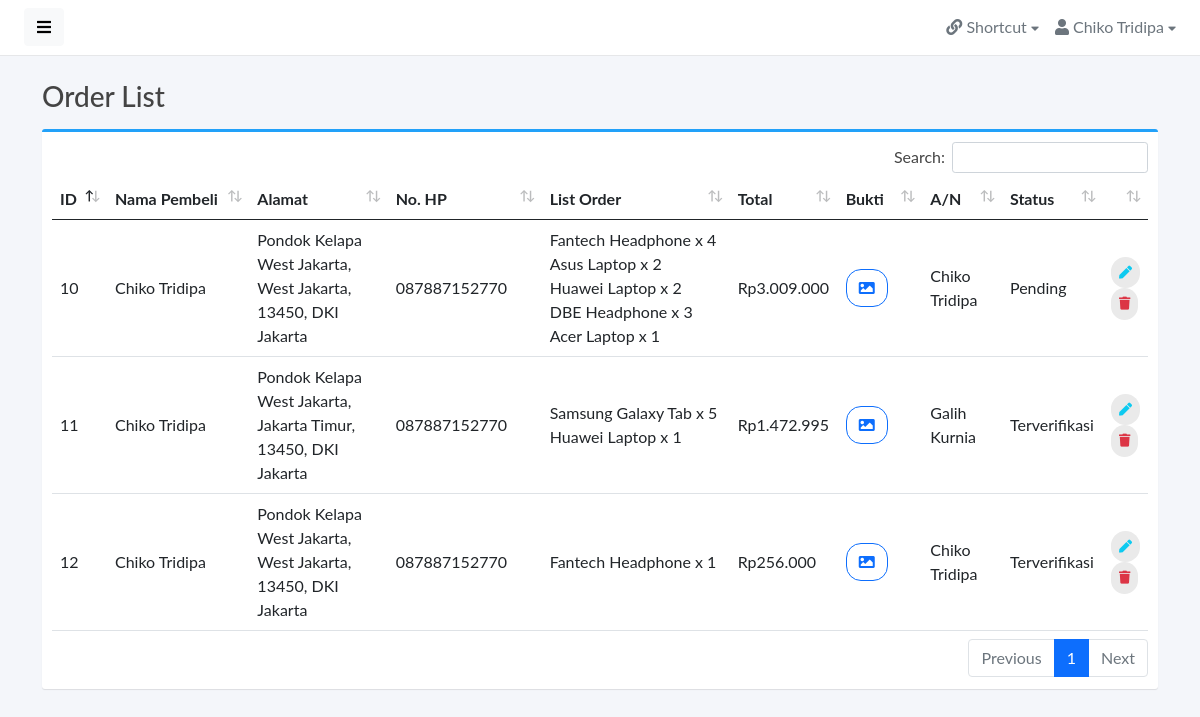
Page /back-end/admin/orderlist.php (signed in) on the committed database.
### tables this page shows
CREATE TABLE `user_account` (
  `id` int(11) NOT NULL,
  `user_role` varchar(32) NOT NULL,
  `nama_depan` varchar(32) NOT NULL,
  `nama_belakang` varchar(32) NOT NULL,
  `nomor_telepon` varchar(32) NOT NULL,
  `email` varchar(64) NOT NULL,
  `username` varchar(64) NOT NULL,
  `password` varchar(255) NOT NULL
);

CREATE TABLE `orderlist` (
  `id` int(11) NOT NULL,
  `userid` int(64) NOT NULL,
  `nama` varchar(64) NOT NULL,
  `order_list` varchar(255) NOT NULL,
  `total` int(64) NOT NULL,
  `provinsi` varchar(64) NOT NULL,
  `alamat` varchar(128) NOT NULL,
  `nomortelepon` varchar(16) NOT NULL,
  `email` varchar(64) NOT NULL,
  `buktipembayaran` varchar(64) NOT NULL,
  `atasnama` varchar(64) NOT NULL,
  `orderstatus` varchar(32) NOT NULL
);

CREATE TABLE `productlist` (
  `id` int(11) NOT NULL,
  `nama_product` varchar(32) NOT NULL,
  `deskripsi_product` varchar(128) NOT NULL,
  `harga_product` int(32) NOT NULL,
  `gambar_product` varchar(128) NOT NULL
);

### back-end/admin/php/functions.php (called while the page is built, shortened)
<?php
$dbHost             = 'localhost';
$dbName             = 'gadgetnfo';
$dbUser             = 'root';
$dbPass             = 'muhaya#@123';
$host               = mysqli_connect($dbHost, $dbUser, $dbPass, $dbName);
$orderlistQuery     = mysqli_query($host, "SELECT * FROM orderlist") or die(mysqli_error($host));
function explode_all($data1)
{
    $data   = explode(",", $data1);
    $count  = count($data);
    $result = array();
    for ($i = 0; $i < $count; $i++) {
        for ($x = 0; $x <= 1; $x++) {
            $indexdata = ($i * 2) + $x;
            if ($indexdata < $count) {
                $result[$i][$x] = $data[$indexdata];
            }
        }
    }
    return $result;
}
function getInfo($typeInfo)
{
    global $host;
    if (isset($_SESSION['login'])) {
        $usernameoremail    = $_SESSION["username"];
        $namadepanquery     = mysqli_query($host, "SELECT * FROM user_account WHERE username = '$usernameoremail' or email = '$usernameoremail'");
        $data               = mysqli_fetch_assoc($namadepanquery);
        $id                 = $data['id'];
        $role               = $data['user_role'];
        $namaDepan          = $data['nama_depan'];
        $namaBelakang       = $data['nama_belakang'];
        $nama               = $namaDepan . " " . $namaBelakang;
        switch ($typeInfo) {
            case 'id':
                return $id;
                break;
            case 'role':
                return $role;
                break;
            case 'nama':
                return $nama;
                break;
        }
    }
}

### back-end/admin/orderlist.php (the view, shortened to what this page needs)
<?php
include 'php/functions.php';
?>
<!Doctype html>
<html lang="en">
<head>
    <link href="assets/vendor/fontawesome/css/fontawesome.min.css" rel="stylesheet">
    <link href="assets/vendor/fontawesome/css/solid.min.css" rel="stylesheet">
    <link href="assets/vendor/fontawesome/css/brands.min.css" rel="stylesheet">
    <link href="assets/vendor/bootstrap/css/bootstrap.min.css" rel="stylesheet">
    <link href="assets/vendor/datatables/datatables.min.css" rel="stylesheet">
    <link href="assets/css/master.css" rel="stylesheet">
    <link href="assets/css/style.css" rel="stylesheet">
</head>
<body>
    <div class="wrapper">
        <div id="body" class="active">
            <?php require 'components/navbarVerticalRoot.php'; ?>
            <div class="content">
                <div class="container">
                    <div class="page-title">
                        <h3>Order List</h3>
                    </div>
                    <div class="box box-primary">
                        <div class="box-body">
                            <table width="100%" class="table table-hover" id="dataTables-example">
                                <thead>
                                    <tr>
                                        <th class="">ID</th>
                                        <th class="col-md-2">Nama Pembeli</th>
                                        <th class="col-md-2">Alamat</th>
                                        <th class="col-md-2">No. HP</th>
                                        <th class="col-md-3">List Order</th>
                                        <th class="col-md-1">Total</th>
                                        <th class="col-md-1">Bukti</th>
                                        <th class="col-md-1">A/N</th>
                                        <th class="col-md-1">Status</th>
                                        <th class="col-md-1"></th>
                                    </tr>
                                </thead>
                                <tbody>
                                    <?php
                                    while ($data = mysqli_fetch_array($orderlistQuery)) {
                                        $totalHarga     = number_format($data['total'], 0, '', '.');
                                        $alamatLengkap  = $data['alamat'] . ", " . $data['provinsi'];
                                        $buktiBayar     = "../" . $data['buktipembayaran'];
                                        $jumlahOrder    = count(explode_all($data['order_list']));
                                    ?>
                                        <tr>
                                            <td><?= $data['id'] ?></td>
                                            <td><?= $data['nama'] ?></td>
                                            <td><?= $alamatLengkap ?></td>
                                            <td><?= $data['nomortelepon'] ?></td>
                                            <td>
                                                <?php
                                                for ($i = 0; $i < $jumlahOrder; $i++) {
                                                    $listOrder      = explode_all($data['order_list']);
                                                    $idKopi         = $listOrder[$i][0];
                                                    $quantity       = $listOrder[$i][1];
                                                    $queryIDKopi    = mysqli_query($host, "SELECT * FROM productlist WHERE id = '$idKopi'");
                                                    $listKopi       = mysqli_fetch_assoc($queryIDKopi);
                                                    $nama_product       = $listKopi['nama_product'];
                                                ?>
                                                    <span><?= $nama_product ?> x <?= $quantity ?></span><br>
                                                <?php } ?>
                                            </td>
                                            <td>Rp<?= $totalHarga ?></td>
                                            <td><a href="<?= $buktiBayar ?>" target="_blank" class="btn btn-outline-primary" style="border-radius: 15px;"><i class="fas fa-image"></i></a></td>
                                            <td><?= $data['atasnama'] ?></td>
                                            <td><?= $data['orderstatus'] ?></td>
                                            <td>
                                                <a href="form/editOrderStatus.php?order_id=<?= $data['id'] ?>" class="btn btn-outline-info btn-rounded"><i class="fas fa-pen"></i></a>
                                                <a href="orderlist.php?removeOrder=true&order_id=<?= $data['id'] ?>" class="btn btn-outline-danger btn-rounded"><i class="fas fa-trash"></i></a>
                                            </td>
                                        </tr>
                                    <?php
                                    } ?>
                                </tbody>
                            </table>
                        </div>
                    </div>
                </div>
            </div>
        </div>
    </div>
</body>
</html>

### back-end/admin/components/navbarVerticalRoot.php (shortened to what this page needs)
<nav class="navbar navbar-expand-lg navbar-white bg-white">
    <button type="button" id="sidebarCollapse" class="btn btn-light">
        <i class="fas fa-bars"></i><span></span>
    </button>
    <div class="collapse navbar-collapse" id="navbarSupportedContent">
        <ul class="nav navbar-nav ms-auto">
            <li class="nav-item dropdown">
                <div class="nav-dropdown">
                    <a href="#" id="nav1" class="nav-item nav-link dropdown-toggle text-secondary" data-bs-toggle="dropdown" aria-expanded="false">
                        <i class="fas fa-link"></i> <span> Shortcut</span> <i style="font-size: .8em;" class="fas fa-caret-down"></i>
                    </a>
                </div>
            </li>
            <li class="nav-item dropdown">
                <div class="nav-dropdown">
                    <a href="#" id="nav2" class="nav-item nav-link dropdown-toggle text-secondary" data-bs-toggle="dropdown" aria-expanded="false">
                        <i class="fas fa-user"></i> <span><?= getInfo('nama') ?></span> <i style="font-size: .8em;" class="fas fa-caret-down"></i>
                    </a>
                </div>
            </li>
        </ul>
    </div>
</nav>

### back-end/admin/assets/css/master.css (style rules this page uses)
body, h1, .h1, h2, .h2, h3, .h3, h4, .h4, h5, .h5, h6, .h6, p, a, td { -moz-osx-font-smoothing: grayscale; -webkit-font-smoothing: antialiased; }
body { width: 100%; height: 100%; background: #f4f6fa; font-family: "Lato", "Helvetica Neue", Arial, Helvetica, sans-serif; font-size: 1rem; color: #444; }
.wrapper { display: flex; width: 100%; align-items: stretch; overflow-x: hidden }
#body { width: 100%; padding: 0; min-height: 100vh; transition: all 0.3s; }
#body>.navbar { padding: 0 1.5rem; min-height: 54px; box-shadow: none; border-bottom: 1px solid rgba(101, 109, 119, .16); }
#body>.content { position: relative; padding: .5rem; }
#body .content .page-title h3 { margin: 1rem 0; }
.page-title { margin: 0; font-size: 1.5rem; line-height: 1.5555556; }
.box { position: relative; border-radius: 3px; background: #ffffff; border-top: 3px solid #d2d6de; margin-bottom: 20px; width: 100%; box-shadow: 0 1px 1px rgba(0, 0, 0, 0.1); }
.box-body { border-top-left-radius: 0; border-top-right-radius: 0; border-bottom-right-radius: 3px; border-bottom-left-radius: 3px; padding: 10px; }
.box-primary { border-top-color: #22a1f9; }
.btn-rounded { border-radius: 10em; padding: 6px 8px; font-size: small; text-transform: none; text-shadow: none !important; background: #eaeaea; border-color: transparent; border: none; }
a, a:hover, a:focus { color: inherit; text-decoration: none; transition: all 0.3s; }
.table td, .table th { vertical-align: middle; }
table.dataTable thead .sorting:before, table.dataTable thead .sorting:after, table.dataTable thead .sorting_asc:before, table.dataTable thead .sorting_asc:after, table.dataTable thead .sorting_desc:before, table.dataTable thead .sorting_desc:after, table.dataTable thead .sorting_asc_disabled:before, table.dataTable thead .sorting_asc_disabled:after, table.dataTable thead .sorting_desc_disabled:before, table.dataTable thead .sorting_desc_disabled:after { font-size: .8rem; bottom: .9rem; }
@media (min-width: 200px) { .navbar-expand-lg .navbar-collapse { display: -ms-flexbox !important; display: flex !important; -ms-flex-preferred-size: auto; flex-basis: auto; } }
@media (min-width: 200px) { .navbar-expand-lg .navbar-nav { -ms-flex-direction: row; flex-direction: row; } }

### back-end/admin/assets/components/navbar/navbar-dropdowns.css (style rules this page uses)
.nav-dropdown .nav-link { color: #B2EBF2; line-height: 1.42857; padding: 1rem 0 1rem 1rem !important; }
.nav-dropdown .nav-link::after { display: none; }

### rows in the picture
user_account: getInfo('nama') "Chiko Tridipa"
orderlist: id "10", nama "Chiko Tridipa", alamatLengkap "Pondok Kelapa West Jakarta, West Jakarta, 13450, DKI Jakarta", nomortelepon "087887152770", order_list "4", order_list "2", order_list "3", order_list "1", total "3.009.000", atasnama "Chiko Tridipa", orderstatus "Pending"
productlist: nama_product "Fantech Headphone"
productlist: nama_product "Asus Laptop"
productlist: nama_product "Huawei Laptop"
productlist: nama_product "DBE Headphone"
productlist: nama_product "Acer Laptop"
orderlist: id "11", nama "Chiko Tridipa", alamatLengkap "Pondok Kelapa West Jakarta, Jakarta Timur, 13450, DKI Jakarta", nomortelepon "087887152770", order_list "5", order_list "1", total "1.472.995", atasnama "Galih Kurnia", orderstatus "Terverifikasi"
productlist: nama_product "Samsung Galaxy Tab"
orderlist: id "12", nama "Chiko Tridipa", alamatLengkap "Pondok Kelapa West Jakarta, West Jakarta, 13450, DKI Jakarta", nomortelepon "087887152770", order_list "1", total "256.000", atasnama "Chiko Tridipa", orderstatus "Terverifikasi"
